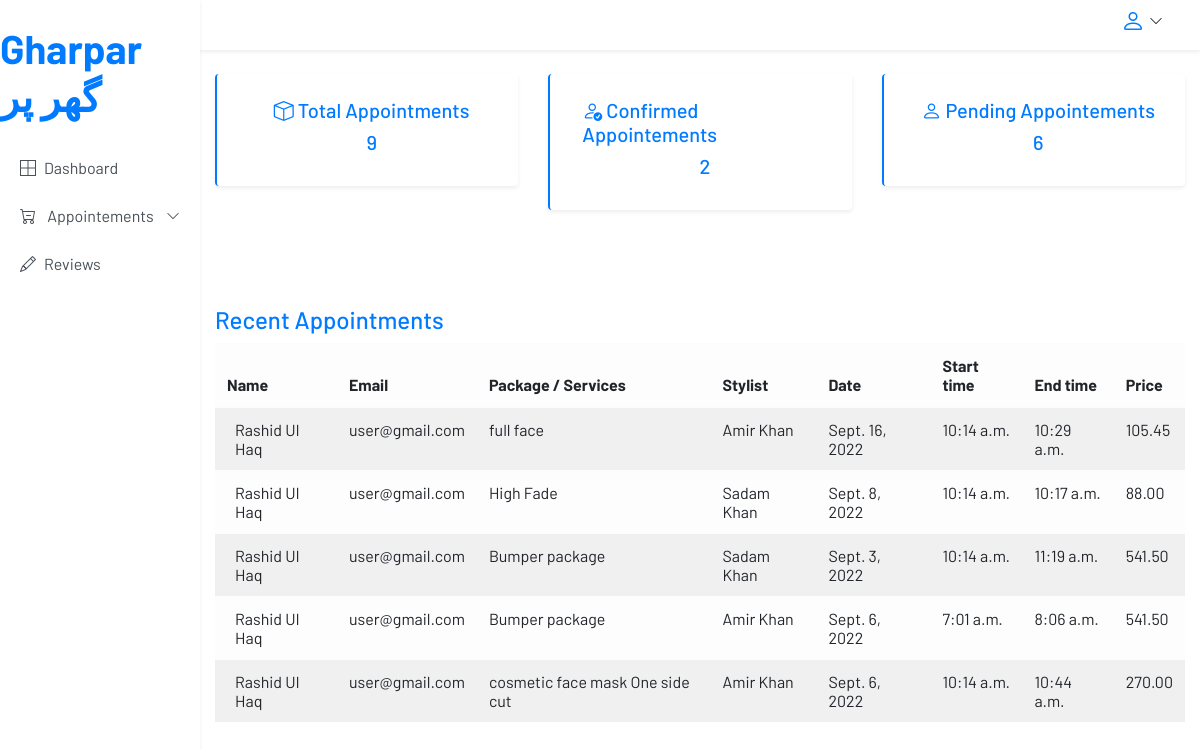
/user/dashboard/ (signed in), run on an earlier commit of the app's database.
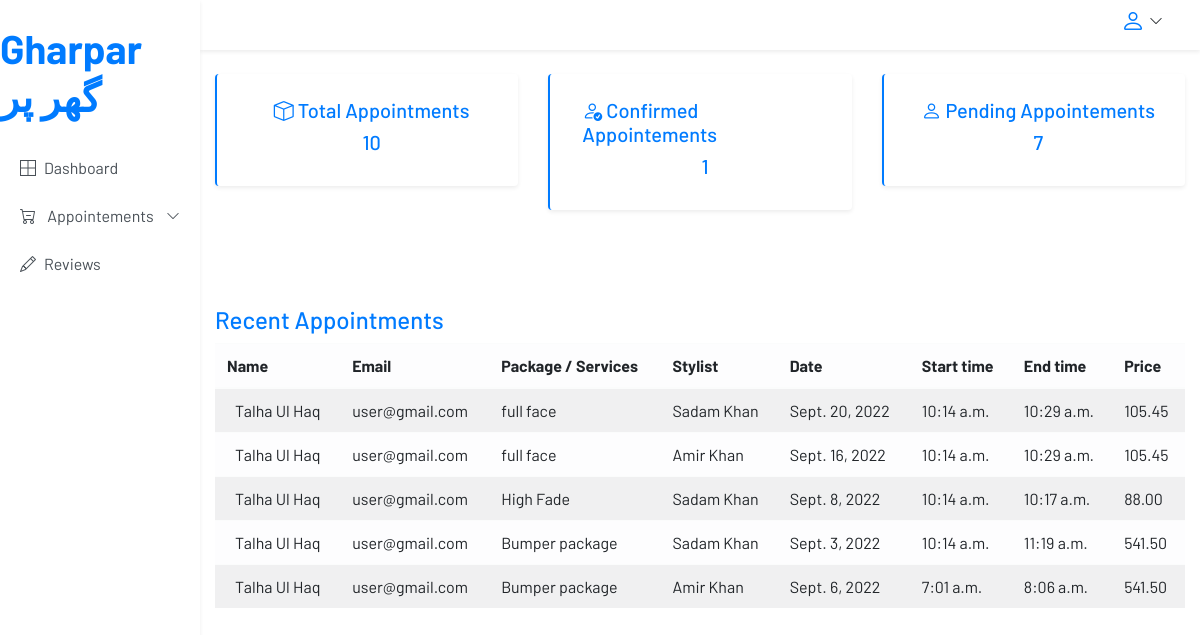
And on a later commit of the database.
### core/models.py (models this page shows, shortened)
class Appointment(models.Model):
    OPTIONS = (
        ('Pending','Pending'),
        ('Confirmed','Confirmed'),
        ('Cancelled','Cancelled'),
        ('Completed','Completed'),
    )
    employee = models.ForeignKey(Employee, on_delete=models.CASCADE, verbose_name='Employee',default=2)
    customer = models.ForeignKey(User, on_delete=models.CASCADE, verbose_name='Customer')
    package = models.ForeignKey(Package, on_delete=models.CASCADE, verbose_name='Package', blank=True, null=True)
    service = models.ManyToManyField(Service, verbose_name='Service', blank=True)
    status  = models.CharField(max_length=100,choices= OPTIONS,verbose_name='Status', default='Pending')
    date = models .DateField(verbose_name='Date')
    start_time = models.TimeField(verbose_name='Start Time')
    end_time = models.TimeField(verbose_name='End Time')
    created = models.DateTimeField(auto_now_add=True, verbose_name='Created at')
    class Meta:
        verbose_name = 'appointment'
        verbose_name_plural = 'appointments'
        ordering = ['-created']

class Package(models.Model):
    name = models.CharField(max_length=200, verbose_name='Name')
    description = models.TextField(verbose_name='Description')
    services = models.ManyToManyField(Service, verbose_name='Services')
    created_by = models.ForeignKey(User, on_delete=models.CASCADE, verbose_name='Created by')
    duration = models.DecimalField(max_digits=10, decimal_places=2, verbose_name='Duration')
    price = models.DecimalField(max_digits=10, decimal_places=2, verbose_name='Price')
    discount = models.DecimalField(max_digits=10, decimal_places=2, verbose_name='Discount', default=0)
    image = models.ImageField(verbose_name='Image', upload_to='packages')

class Service(models.Model):
    name = models.CharField(max_length=200, verbose_name='Name')
    description = models.TextField(verbose_name='Description')
    image = models.ImageField(verbose_name='Image', upload_to='services')
    category = models.ForeignKey('Category', on_delete=models.CASCADE, verbose_name='Category')
    price = models.DecimalField(max_digits=10, decimal_places=2, verbose_name='Price')
    duration = models.DecimalField(max_digits=10, decimal_places=2, verbose_name='Duration')
    created = models.DateTimeField(auto_now_add=True, verbose_name='Created at')
    class Meta:
        verbose_name = 'service'
        verbose_name_plural = 'services'
        ordering = ['-created']

### accounts/models.py (models this page shows, shortened)
class User(AbstractUser):
    username = None
    email = models.EmailField(unique=True, blank=False,
                              error_messages={
                                  'unique': "A user with that email already exists.",
                              })
    image = models.ImageField(
        upload_to='profile_pictures', null=True, blank=True)
    USERNAME_FIELD = "email"
    REQUIRED_FIELDS = ['first_name', 'last_name']
    is_employee = models.BooleanField(default=False)
    objects = UserManager()

class Employee(models.Model):
    JOBS = (
        ('Fashion Designer', 'Fashion Designer'),
        ('Beautician', 'Beautician'),
        ('Hair Stylist', 'Hair Stylist'),
        ('Makeup Artist', 'Makeup Artist'),
        ('Nail Artist', 'Nail Artist'),
        ('Other', 'Other'),
    )
    user = models.OneToOneField(User, on_delete=models.CASCADE)
    position = models.CharField(max_length=100, choices=JOBS, default='Other')
    salary = models.DecimalField(max_digits=10, decimal_places=2)
    class Meta:
        verbose_name = 'employee'
        verbose_name_plural = 'employees'
    def __str__(self):
        return self.user.first_name + ' ' + self.user.last_name

### accounts/restrictions.py (the view)
    def wrapper(request, *args, **kwargs):
        if request.user.is_authenticated and request.user.is_employee == False and request.user.is_superuser == False:
            return function(request, *args, **kwargs)
        else:
            messages.error(request, 'You are not authorized to access this page, please login!')
            return redirect('login')

### accounts/restrictions.py (called while the page is built)
def only_user(function):
    def wrapper(request, *args, **kwargs):
        if request.user.is_authenticated and request.user.is_employee == False and request.user.is_superuser == False:
            return function(request, *args, **kwargs)
        else:
            messages.error(request, 'You are not authorized to access this page, please login!')
            return redirect('login')
    return wrapper

### core/views.py (called while the page is built)
@only_user
def user_dashboard(request):
    appointments = Appointment.objects.filter(customer=request.user)
    pending = appointments.filter(status='Pending').count()
    completed = appointments.filter(status='Completed').count()
    confirmed = appointments.filter(status='Confirmed').count()
    return render(request, 'user/user_dashboard.html', {'appointments_count': appointments.count(), 'pending': pending, 'completed': completed, 'confirmed': confirmed,'appointments': appointments[:5]})

### templates/user/user_dashboard.html (shortened to what this page needs)
{% extends "partials/base.html" %} {% load static %} {% block content %}
<main class="container-fluid">
            <section class="row">
              <div class="col-md-6 col-lg-4">
                <article class="p-4 rounded shadow-sm border-left mb-4">
                  <a href="#" class="d-flex align-items-center flex-column">
                    <h5 class="ml-2"> <span class="bi bi-box h5"></span> Total Appointments</h5>
                    <h5 class="ml-2">{{appointments_count}}</h5>
                  </a>
                </article>
              </div>
              <div class="col-md-6 col-lg-4">
                <article class="p-4 rounded shadow-sm border-left mb-4">
                  <a href="#" class="d-flex align-items-center flex-column">
                    <h5 class="ml-2"><span class="bi bi-person-check h5"></span>  Confirmed Appointements</h5>
                    <h5 class="ml-2">{{confirmed}}</h5>
                  </a>
                </article>
              </div>
              <div class="col-md-6 col-lg-4">
                <article class="p-4 rounded shadow-sm border-left mb-4">
                  <a href="#" class="d-flex align-items-center flex-column">
                    <h5 class="ml-2"><span class="bi bi-person h5"></span> Pending Appointements</h5>
                    <h5 class="ml-2">  {{pending}}</h5>
                  </a>
                </article>
              </div>
            </section>
<br><br><br>
            <h4><a href="">Recent Appointments</a></h4>
    <div class="table-responsive">
      <table class="table table-striped table-light table-hover">
        <thead>
          <tr>
            <th>Name</th>
            <th>Email</th>
            <th>Package / Services</th>
            <th>Stylist</th>
            <th>Date</th>
            <th>Start time</th>
            <th>End time</th>
            <th>Price</th>
          </tr>
        </thead>
        <tbody>
          {% for booking in appointments %}
          <tr>
            <td>
              <div class="d-flex align-items-center">
                <span class="ml-2">{{booking.customer.first_name}} {{booking.customer.last_name}}</span>
              </div>
            </td>
            <td>{{booking.customer.email}}<br></td>
              <td>
             {% if booking.package.name %}
              {{booking.package.name}}
            {% else %}
            {% for service in booking.package.services.all %}
            {{service.name}}
            {% endfor %}
             {% endif %}
            </td>
            <td>{{booking.employee | title}}</td>
            <td>{{booking.date}}</td>
            <td>
            {{booking.start_time}}
            </td>
            <td>
            {{booking.end_time}}
            </td>
            <td>
            {{booking.package.price}}
            </td>
          </tr>
          {% endfor %}
        </tbody>
      </table>
    </div>
          </main>
{%endblock%}

What changed in the data, as far as the page shows it:
no longer on this page (row unchanged): Appointment: customer.first_name "Rashid", customer.last_name "Ul Haq", customer.email "user@gmail.com", employee "Amir Khan", date "Sept. 6, 2022", start_time "10:14 a.m.", end_time "10:44 a.m.", package.price "270.00"
no longer on this page (row unchanged): Service: name "cosmetic face mask", shown under "Rashid"
no longer on this page (row unchanged): Service: name "One side cut", shown under "Rashid"
added Appointment: customer.first_name "Talha", customer.last_name "Ul Haq", customer.email "user@gmail.com", package.name "full face", employee "Sadam Khan", date "Sept. 20, 2022", start_time "10:14 a.m.", end_time "10:29 a.m.", package.price "105.45"
changed through a linked row, Appointment "Sept. 16, 2022": customer.first_name "Rashid" → "Talha"
changed Appointment "Sept. 8, 2022": customer.first_name "Rashid" → "Talha"
changed through a linked row, Appointment "Sept. 3, 2022": customer.first_name "Rashid" → "Talha"
changed through a linked row, Appointment "Sept. 6, 2022": customer.first_name "Rashid" → "Talha"
Also different on the page:
{{ appointments_count }}: "9" → "10"
{{ confirmed }}: "2" → "1"
{{ pending }}: "6" → "7"
